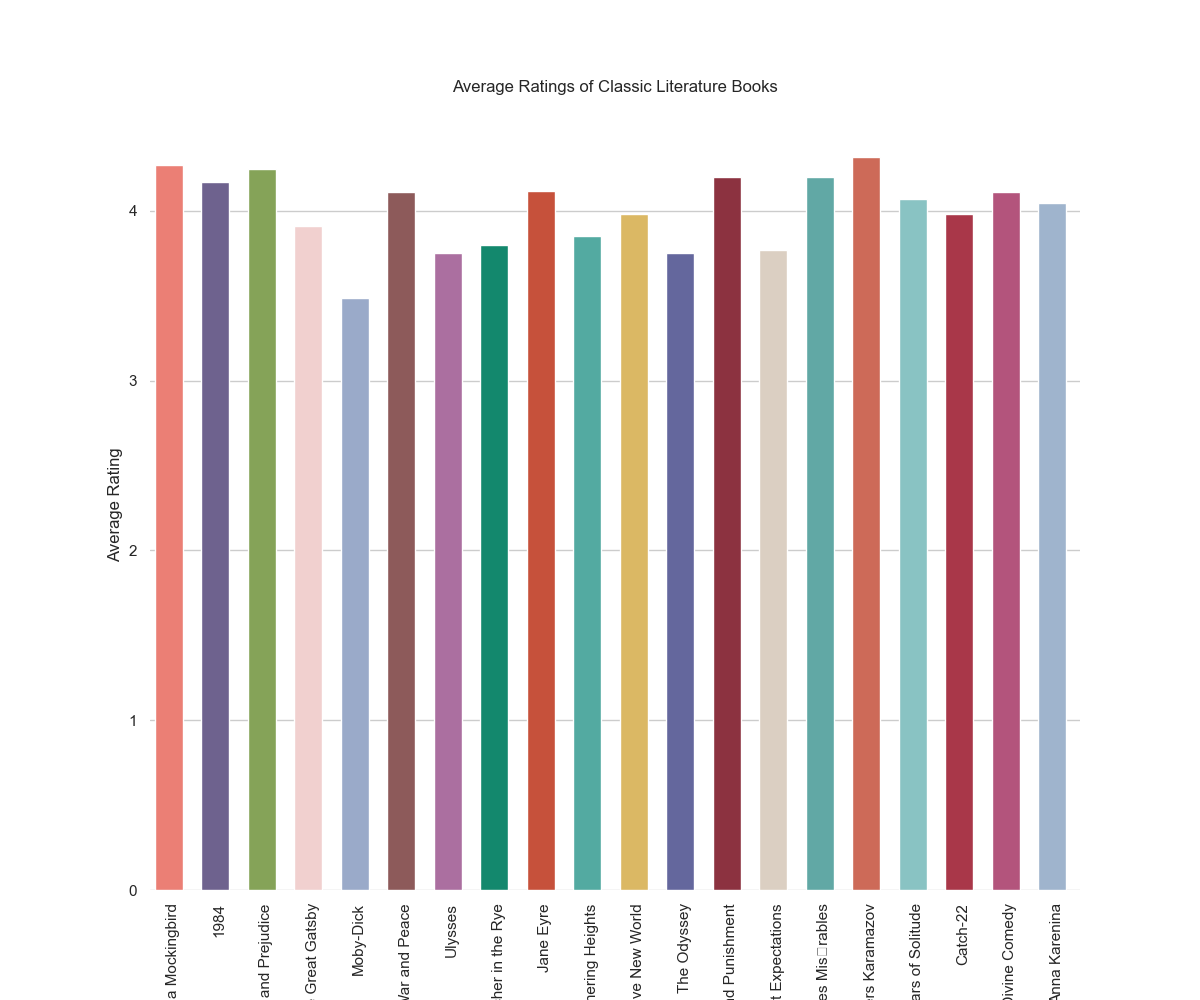

This chart was generated by the following Python code:

import seaborn as sns
import pandas as pd
import matplotlib.pyplot as plt

# Data
data = {
    'Book': ["To Kill a Mockingbird", "1984", "Pride and Prejudice", "The Great Gatsby", "Moby-Dick",
             "War and Peace", "Ulysses", "The Catcher in the Rye", "Jane Eyre", "Wuthering Heights",
             "Brave New World", "The Odyssey", "Crime and Punishment", "Great Expectations",
             "Les Misérables", "The Brothers Karamazov", "One Hundred Years of Solitude",
             "Catch-22", "The Divine Comedy", "Anna Karenina"],
    'AverageRating': [4.27, 4.17, 4.25, 3.91, 3.49, 4.11, 3.75, 3.80, 4.12, 3.85, 3.98, 3.75, 4.20,
                      3.77, 4.20, 4.32, 4.07, 3.98, 4.11, 4.05]
}

df = pd.DataFrame(data)

# Plot
plt.figure(figsize=(12, 10))  # Width and height modification
sns.barplot(y="AverageRating", x="Book", data=df,
            palette=['#FF6F61', '#6B5B95', '#88B04B', '#F7CAC9', '#92A8D1',
                     '#955251', '#B565A7', '#009B77', '#DD4124', '#45B8AC',
                     '#EFC050', '#5B5EA6', '#9B2335', '#DFCFBE', '#55B4B0',
                     '#E15D44', '#7FCDCD', '#BC243C', '#C3447A', '#98B4D4'],
            dodge=False)  # Color modification using specific color codes

# Set the bars' width
for bar in plt.gca().patches:
    bar.set_width(0.6)  # Width of bars when vertical (actually controls the width of vertical bars)

plt.ylabel('Average Rating')
plt.xlabel('Book')
plt.title('Average Ratings of Classic Literature Books', pad=20)
plt.xticks(rotation=90)
sns.despine(left=True, bottom=True)  # Cleaning up the plot
plt.show()
